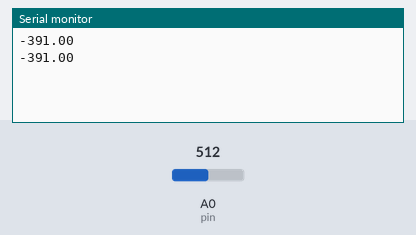
Recording of a sketch running on a simulated Arduino Uno, built with avr-gcc and run on an emulated ATmega328P. Shown: the last lines printed to the serial monitor. Inputs (shaded band) come from the test bench; at power-on: A0 (pin) = 512.

Above: at 1.2 s.
1.3 s: A0 (pin) set to 716
At 2.6 s:
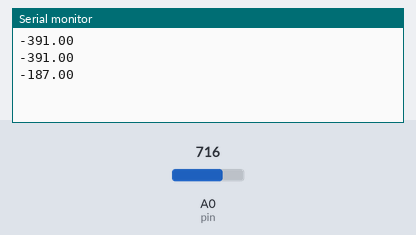
2.8 s: A0 (pin) set to 900
At 3.6 s:
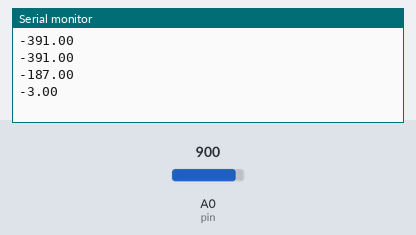
Timing chart, 0 to 5.8 s (numbered marks = the images above; inputs shaded):
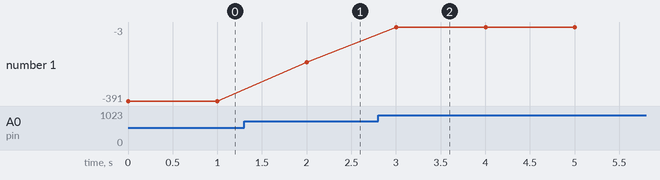

The sketch:

Temprature_out_test.ino
```cpp
int pin = 0;
float readt;
void setup() {
pinMode(pin, INPUT);
Serial.begin(9600);

}
void loop() {
float readt = analogRead(pin);
float Kelvin = (analogRead(pin) - 903.00);
float Celsius = Kelvin-273;
float Fahrenheit=(Celsius)*(9/5)+32;

Serial.println(Kelvin);

delay(1000);
}
```

Measured:
- after the input at 1.3 s, the serial monitor: prints a new line after 0.70 s (image 1)
- after the input at 2.8 s, the serial monitor: prints a new line after 0.20 s (image 2)
- plotted number 1: -391 → -187 after the input at 1.3 s, -187 → -3 after the input at 2.8 s
